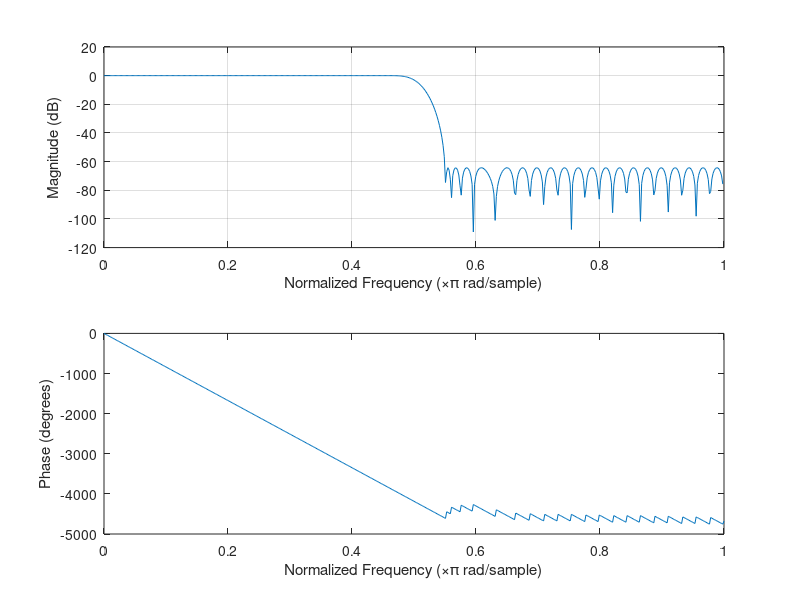
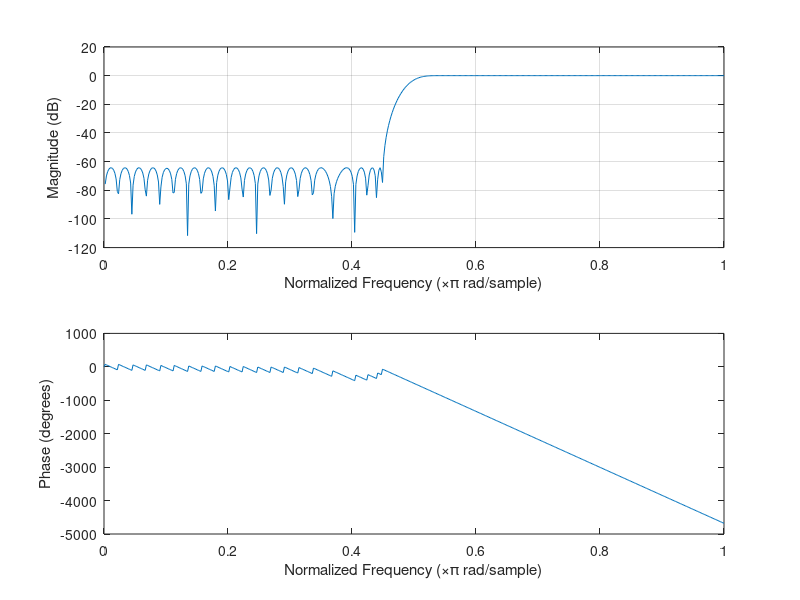
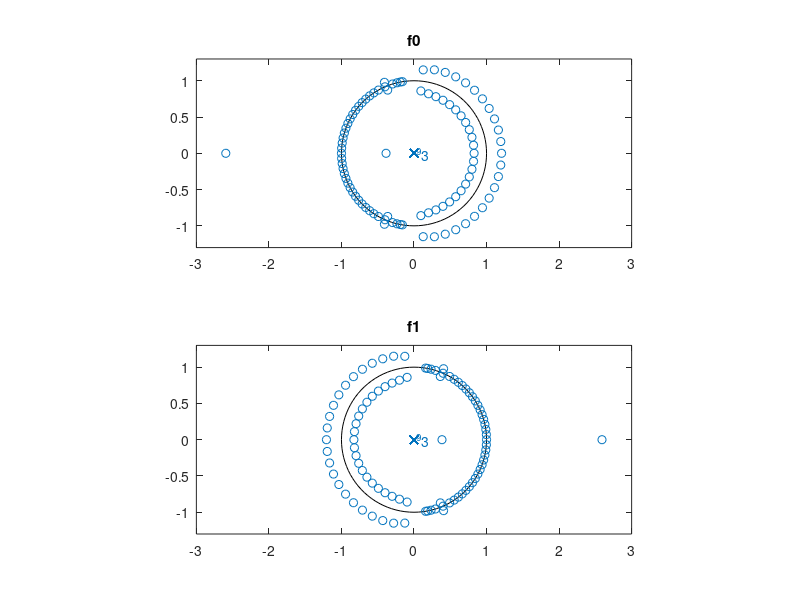

The MATLAB script that drew these images, in order:
%% 5.1.1

load('Filters2.mat');

subplot(2,1,1);
stem(f0);
axis tight;
grid;
title('f0');
xlabel('n') 
ylabel('h0(n)')
subplot(2,1,2);
stem(f1);
axis tight;
grid;
title('f1');
xlabel('n') 
ylabel('h1(n)')

N0=length(f0)
N1=length(f1)

%% 5.1.2

load('Filters2.mat');

freqz(f0);
grid;
figure;
freqz(f1);
grid;

%% 5.1.3

%load('Filters1.mat');
%load('Filters2.mat');
load('Filters3.mat');

[F0,~]=freqz(f0);
f0_m=20*log10(abs(F0));
f0_delta_c=f0_m(1:200);
f0_delta_s=f0_m(300:end);
delta_c0_max=max(f0_delta_c);
delta_c0_min=min(f0_delta_c);
delta_c0=(delta_c0_max-delta_c0_min)/2
delta_s0=abs(max(f0_delta_s))

[F1,~]=freqz(f1);
f1_m=20*log10(abs(F1));
f1_delta_c=f1_m(300:end);
f1_delta_s=f1_m(1:200);
delta_c1_max=max(f1_delta_c);
delta_c1_min=min(f1_delta_c);
delta_c1=(delta_c1_max-delta_c1_min)/2
delta_s1=abs(max(f1_delta_s))

%% 5.1.4

load('Filters2.mat');

figure;
subplot(2,1,1);
zplane(f0);
xlim([-3 3])
ylim([-1.3 1.3])
grid;
title('f0');
subplot(2,1,2);
zplane(f1);
xlim([-3 3])
ylim([-1.3 1.3])
grid;
title('f1');

